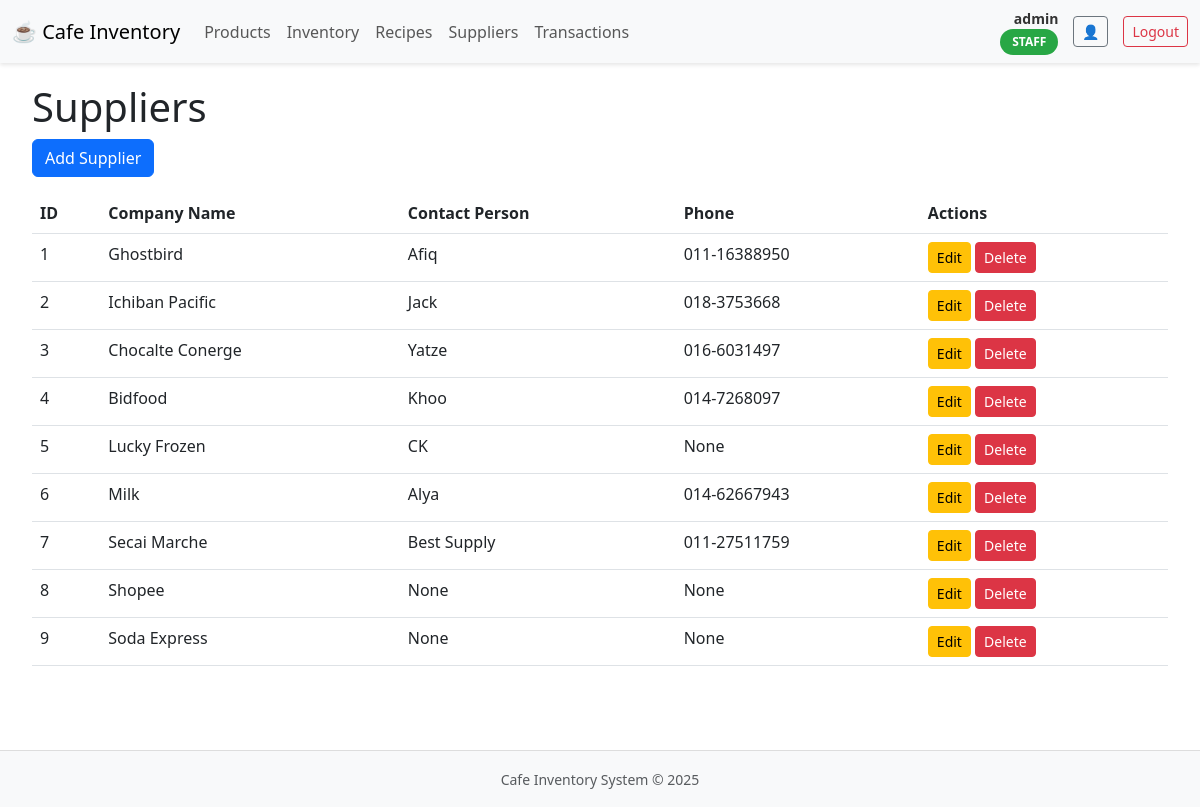
Screenshot of /suppliers (signed in) with the database file from the repository.
### tables this page shows
CREATE TABLE users (
    id INTEGER PRIMARY KEY AUTOINCREMENT,
    username TEXT UNIQUE NOT NULL,
    password TEXT NOT NULL,  
    role TEXT NOT NULL  
);

CREATE TABLE suppliers (
    id INTEGER PRIMARY KEY AUTOINCREMENT,
    company_name TEXT NOT NULL,
    contact_person TEXT,
    phone TEXT
);

### app.py (the view)
@app.route('/suppliers', methods=['GET'])
@login_required
def get_suppliers():
    conn = get_db_connection()
    cursor = conn.cursor()
    cursor.execute('SELECT * FROM suppliers')
    suppliers = [dict(row) for row in cursor.fetchall()]
    conn.close()
    return render_template('suppliers.html', suppliers=suppliers)

### app.py (called while the page is built)
def get_db_connection():
    conn = sqlite3.connect('cafe_inventory - Copy.db')
    conn.row_factory = sqlite3.Row
    return conn

@login_manager.user_loader
def load_user(user_id):
    conn = get_db_connection()
    cursor = conn.cursor()
    cursor.execute('SELECT * FROM users WHERE id = ?', (user_id,))
    user_data = cursor.fetchone()
    conn.close()
    if user_data:
        return User(user_data['id'], user_data['username'], user_data['role'])
    return None

### templates/suppliers.html (shortened to what this page needs)
{% extends "base.html" %}
{% block content %}
<div class="container-fluid">
    <h1>Suppliers</h1>
    <button class="btn btn-primary mb-3" data-bs-toggle="modal" data-bs-target="#addSupplierModal">Add Supplier</button>
    <table class="table">
        <thead>
            <tr>
                <th>ID</th>
                <th>Company Name</th>
                <th>Contact Person</th>
                <th>Phone</th>
                <th>Actions</th>
            </tr>
        </thead>
        <tbody>
            {% for supplier in suppliers %}
            <tr>
                <td>{{ supplier.id }}</td>
                <td>{{ supplier.company_name }}</td>
                <td>{{ supplier.contact_person }}</td>
                <td>{{ supplier.phone }}</td>
                <td>
                    <button class="btn btn-warning btn-sm edit-btn" data-id="{{ supplier.id }}" data-bs-toggle="modal" data-bs-target="#editSupplierModal">Edit</button>
                    <button class="btn btn-danger btn-sm delete-btn" data-id="{{ supplier.id }}">Delete</button>
                </td>
            </tr>
            {% endfor %}
        </tbody>
    </table>
</div>
{% endblock %}

### templates/base.html (shortened to what this page needs)
<!DOCTYPE html>
<html>
<head>
    <link href="https://cdn.jsdelivr.net/npm/bootstrap@5.3.0/dist/css/bootstrap.min.css" rel="stylesheet">
</head>
<body>
    <nav class="navbar navbar-expand-lg navbar-custom">
        <div class="container-fluid">
            <a class="navbar-brand" href="/">☕ Cafe Inventory</a>
            <div class="collapse navbar-collapse" id="navbarNav">
                <div class="navbar-nav">
                    <a class="nav-link" href="/products">Products</a>
                    <a class="nav-link" href="/inventory">Inventory</a>
                    <a class="nav-link" href="/recipes">Recipes</a>
                    <a class="nav-link" href="/suppliers">Suppliers</a>
                    <a class="nav-link" href="/transactions">Transactions</a>
                </div>
                <div class="user-profile-section">
                    {% if current_user.is_authenticated %}
                        <div class="user-info">
                            <div class="username">{{ current_user.username }}</div>
                            <span class="role-badge {{ current_user.role.lower() }}">{{ current_user.role }}</span>
                        </div>
                        <a href="/profile" class="btn btn-outline-secondary btn-sm" title="View Profile">👤</a>
                        <a href="/logout" class="btn btn-outline-danger btn-sm">Logout</a>
                    {% else %}
                        <a href="/login" class="btn btn-primary btn-sm">Login</a>
                    {% endif %}
                </div>
            </div>
        </div>
    </nav>
    <div class="main-content">
        {% block content %}{% endblock %}
    </div>
    <footer class="bg-light text-center py-3 mt-5" style="border-top: 1px solid #ddd;">
        <small class="text-muted">Cafe Inventory System © 2025</small>
    </footer>
</body>
</html>

### templates/base.html (style rules this page uses)
body { display: flex; flex-direction: column; min-height: 100vh; }
.navbar-custom { background-color: #f8f9fa; box-shadow: 0 2px 4px rgba(0,0,0,0.1); }
.user-profile-section { display: flex; align-items: center; gap: 15px; margin-left: auto; }
.user-info { text-align: right; font-size: 14px; }
.username { font-weight: bold; color: #333; }
.role-badge { display: inline-block; padding: 4px 12px; border-radius: 20px; font-size: 12px; font-weight: bold; text-transform: uppercase; }
.role-badge.staff { background-color: #28a745; color: white; }
.main-content { flex: 1; padding: 20px; }

### rows the page displays
users: username "admin", role "STAFF"
suppliers: id "1", company_name "Ghostbird", contact_person "Afiq", phone "011-16388950"
suppliers: id "2", company_name "Ichiban Pacific", contact_person "Jack", phone "018-3753668"
suppliers: id "3", company_name "Chocalte Conerge", contact_person "Yatze", phone "016-6031497"
suppliers: id "4", company_name "Bidfood", contact_person "Khoo", phone "014-7268097"
suppliers: id "5", company_name "Lucky Frozen", contact_person "CK", phone "None"
suppliers: id "6", company_name "Milk", contact_person "Alya", phone "014-62667943"
suppliers: id "7", company_name "Secai Marche", contact_person "Best Supply", phone "011-27511759"
suppliers: id "8", company_name "Shopee", contact_person "None", phone "None"
suppliers: id "9", company_name "Soda Express", contact_person "None", phone "None"
